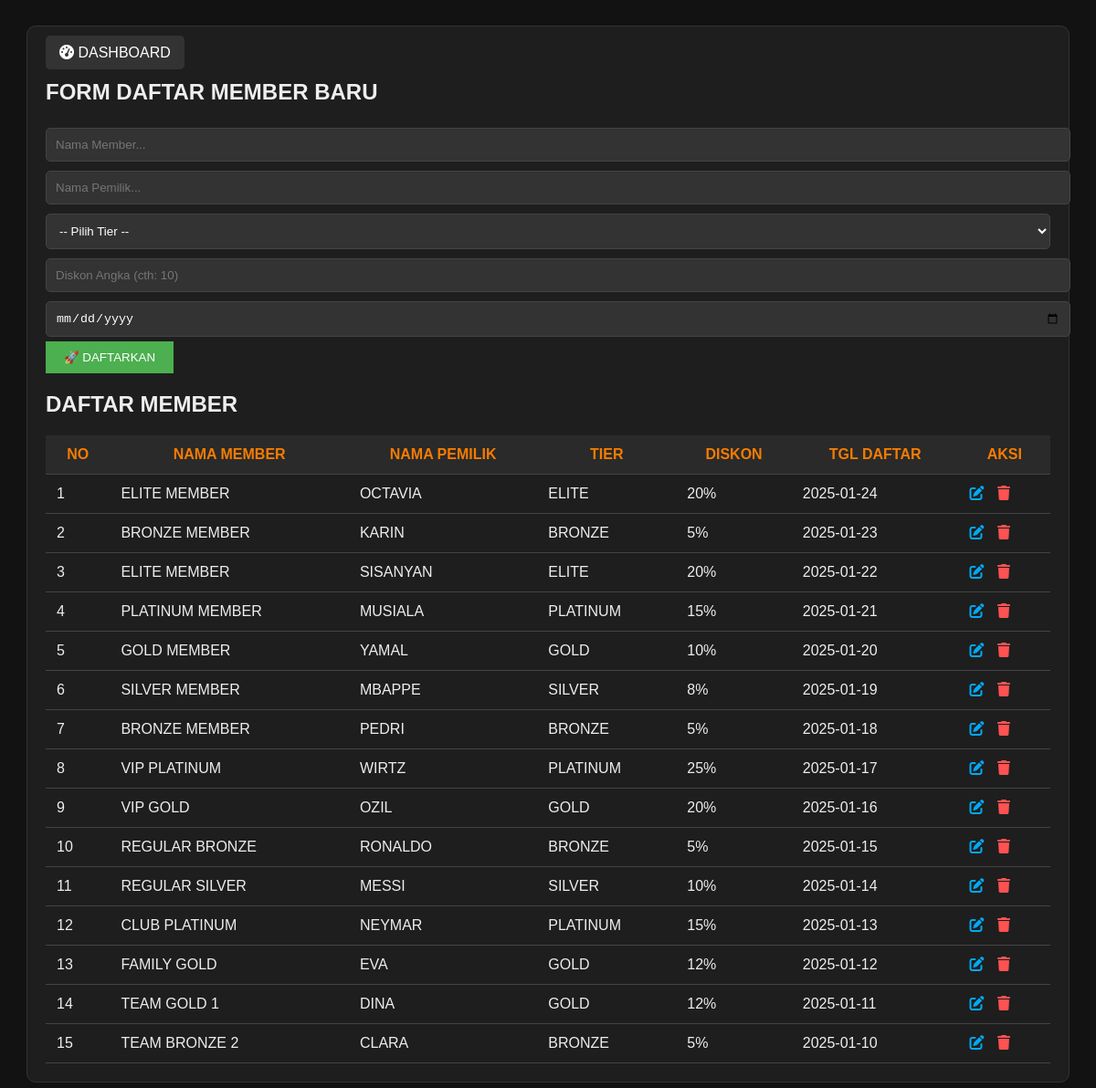
The page /transaksi/transaksi_member.php on the database its author committed.
### tables this page shows
CREATE TABLE `member` (
  `id` int(11) NOT NULL,
  `nama_member` varchar(100) DEFAULT NULL,
  `nama_pemilik` varchar(100) DEFAULT NULL,
  `tier` varchar(50) DEFAULT NULL,
  `diskon` int(11) DEFAULT NULL,
  `tgl_daftar` date DEFAULT NULL
);

### transaksi/transaksi_member.php (the view, shortened to what this page needs)
<?php
$koneksi = mysqli_connect("localhost","root","","db_futsal");
?>
<!DOCTYPE html>
<html>
<head>
    <link rel="stylesheet" href="https://cdnjs.cloudflare.com/ajax/libs/font-awesome/6.0.0/css/all.min.css">
</head>
<body>
<div class="card">
    <a href="../index.php" class="btn-dash"><i class="fas fa-tachometer-alt"></i> DASHBOARD</a>
    <h2>FORM DAFTAR MEMBER BARU</h2>
    <form method="POST">
        <input type="text" name="nama_member" placeholder="Nama Member..." required>
        <input type="text" name="nama_pemilik" placeholder="Nama Pemilik..." required>
        <select name="tier" required>
            <option value="">-- Pilih Tier --</option>
        </select>
        <input type="number" name="diskon" placeholder="Diskon Angka (cth: 10)" required>
        <input type="date" name="tgl_daftar" required>
        <button type="submit" name="simpan" class="btn-simpan">🚀 DAFTARKAN</button>
    </form>
    <h2>DAFTAR MEMBER</h2>
    <table>
        <thead>
            <tr>
                <th>NO</th>
                <th>NAMA MEMBER</th>
                <th>NAMA PEMILIK</th>
                <th>TIER</th>
                <th>DISKON</th>
                <th>TGL DAFTAR</th>
                <th>AKSI</th>
            </tr>
        </thead>
        <tbody>
            <?php
            $no=1;
            $data = mysqli_query($koneksi,"SELECT * FROM member ORDER BY id DESC");
            while($d=mysqli_fetch_assoc($data)){
            ?>
            <tr>
                <td><?php echo $no++; ?></td>
                <td><?php echo $d['nama_member']; ?></td>
                <td><?php echo $d['nama_pemilik']; ?></td>
                <td><?php echo $d['tier']; ?></td>
                <td><?php echo $d['diskon']."%"; ?></td>
                <td><?php echo $d['tgl_daftar']; ?></td>
                <td>
                    <i class="fas fa-edit btn-edit" onclick="openEditModal(
                        '<?php echo $d['id'];?>',
                        '<?php echo $d['nama_member'];?>',
                        '<?php echo $d['nama_pemilik'];?>',
                        '<?php echo $d['tier'];?>',
                        '<?php echo $d['diskon'];?>',
                        '<?php echo $d['tgl_daftar'];?>'
                    )"></i>
                    <a href="?hapus=<?php echo $d['id'];?>" class="btn-del" onclick="return confirm('Yakin hapus data?')">
                        <i class="fas fa-trash"></i>
                    </a>
                </td>
            </tr>
            <?php } ?>
        </tbody>
    </table>
</div>
</body>
</html>

### transaksi/transaksi_member.php (style rules this page uses)
body { font-family:Arial; background:#121212; color:#eee; padding:20px; }
.card { background:#1e1e1e; max-width:1100px; margin:auto; border-radius:10px; padding:20px; border:1px solid #333; }
input,select { padding:10px; margin:5px 0; width:100%; background:#333; color:#fff; border:1px solid #444; border-radius:5px; }
.btn-simpan { background:#4caf50; color:#fff; padding:10px 20px; cursor:pointer; border:none; }
.btn-dash { background:#333; color:#fff; padding:10px 15px; text-decoration:none; border-radius:5px; }
table { width:100%; border-collapse:collapse; margin-top:20px; }
th,td { padding:12px; border-bottom:1px solid #444; }
th { background:#2a2a2a; color:#f57c00; }
.btn-edit { color:#03a9f4; cursor:pointer; margin-right:10px; }
.btn-del { color:#ff5252; text-decoration:none; }

### rows shown on the page
member: nama_member "ELITE MEMBER", nama_pemilik "OCTAVIA", tier "ELITE", diskon "20", tgl_daftar "2025-01-24"
member: nama_member "BRONZE MEMBER", nama_pemilik "KARIN", tier "BRONZE", diskon "5", tgl_daftar "2025-01-23"
member: nama_member "ELITE MEMBER", nama_pemilik "SISANYAN", tier "ELITE", diskon "20", tgl_daftar "2025-01-22"
member: nama_member "PLATINUM MEMBER", nama_pemilik "MUSIALA", tier "PLATINUM", diskon "15", tgl_daftar "2025-01-21"
member: nama_member "GOLD MEMBER", nama_pemilik "YAMAL", tier "GOLD", diskon "10", tgl_daftar "2025-01-20"
member: nama_member "SILVER MEMBER", nama_pemilik "MBAPPE", tier "SILVER", diskon "8", tgl_daftar "2025-01-19"
member: nama_member "BRONZE MEMBER", nama_pemilik "PEDRI", tier "BRONZE", diskon "5", tgl_daftar "2025-01-18"
member: nama_member "VIP PLATINUM", nama_pemilik "WIRTZ", tier "PLATINUM", diskon "25", tgl_daftar "2025-01-17"
member: nama_member "VIP GOLD", nama_pemilik "OZIL", tier "GOLD", diskon "20", tgl_daftar "2025-01-16"
member: nama_member "REGULAR BRONZE", nama_pemilik "RONALDO", tier "BRONZE", diskon "5", tgl_daftar "2025-01-15"
member: nama_member "REGULAR SILVER", nama_pemilik "MESSI", tier "SILVER", diskon "10", tgl_daftar "2025-01-14"
member: nama_member "CLUB PLATINUM", nama_pemilik "NEYMAR", tier "PLATINUM", diskon "15", tgl_daftar "2025-01-13"
member: nama_member "FAMILY GOLD", nama_pemilik "EVA", tier "GOLD", diskon "12", tgl_daftar "2025-01-12"
member: nama_member "TEAM GOLD 1", nama_pemilik "DINA", tier "GOLD", diskon "12", tgl_daftar "2025-01-11"
member: nama_member "TEAM BRONZE 2", nama_pemilik "CLARA", tier "BRONZE", diskon "5", tgl_daftar "2025-01-10"
